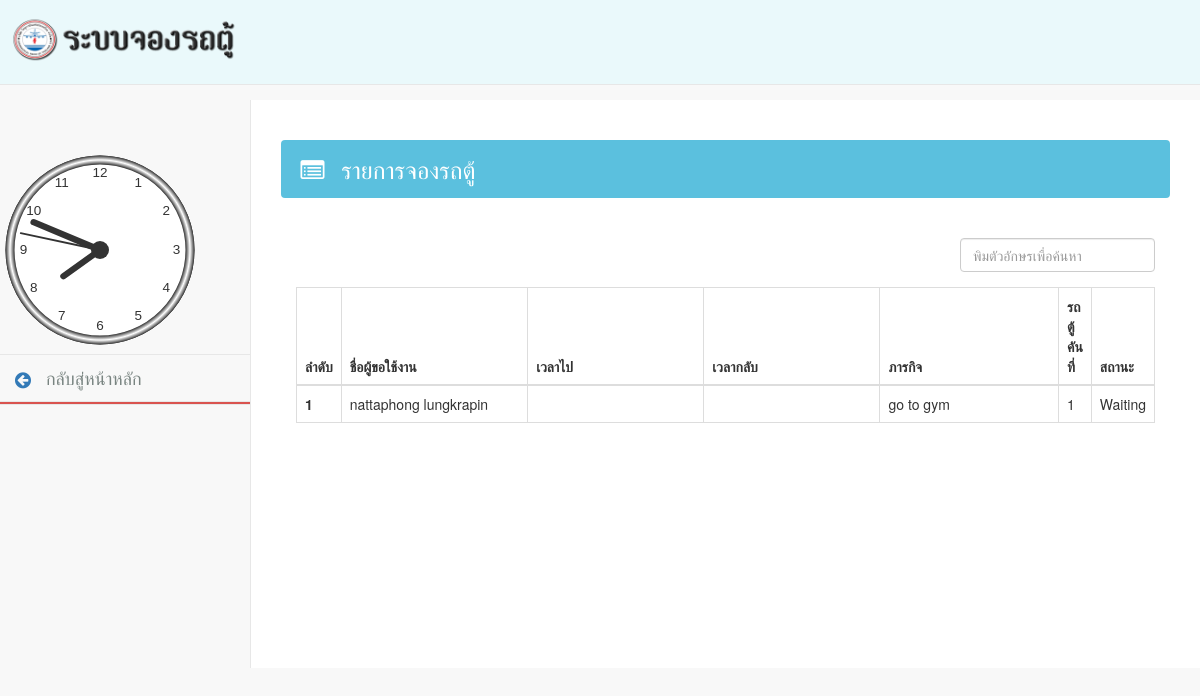
Page /checkRequest.php on the earlier database version.
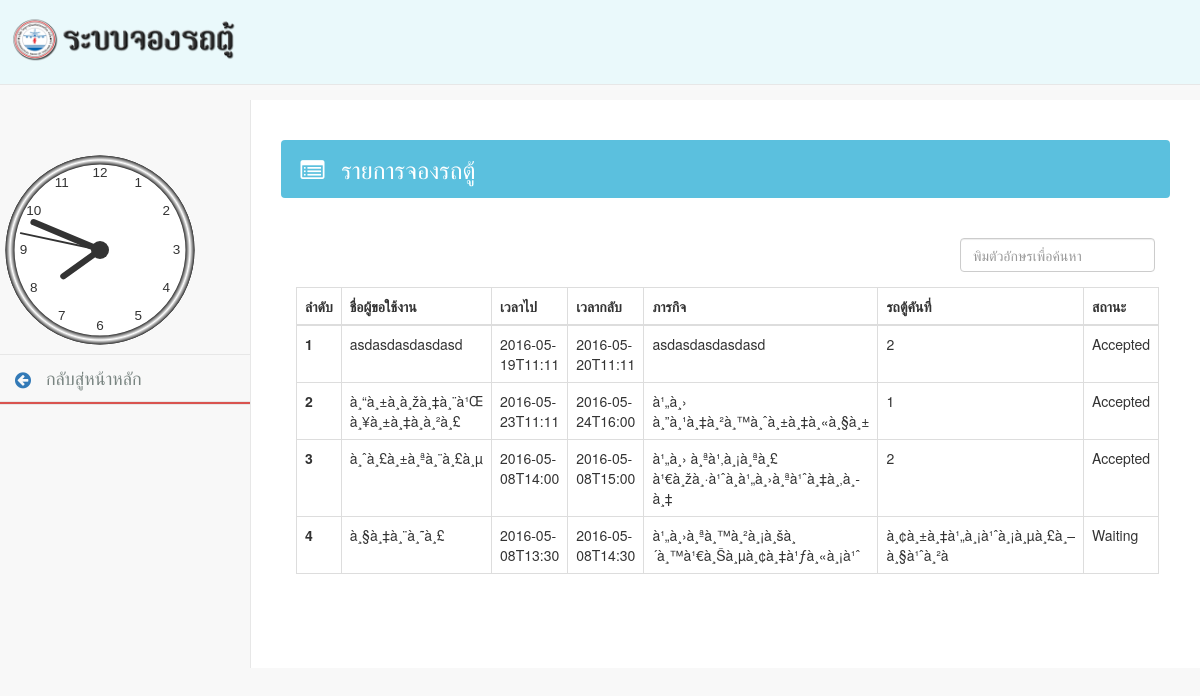
Same page on the later database version.
### tables this page shows
CREATE TABLE `request` (
  `id` int(7) NOT NULL,
  `name` varchar(200) NOT NULL,
  `go` varchar(40) NOT NULL,
  `back` varchar(40) NOT NULL,
  `task` varchar(200) NOT NULL,
  `vanNum` varchar(40) NOT NULL,
  `status` varchar(10) NOT NULL
);

### checkRequest.php (the view, shortened to what this page needs)
<!DOCTYPE html>
<html lang="en">
<head>
    <link href="css/bootstrap.min.css" rel="stylesheet">
    <link href="css/search.css" rel="stylesheet">
    <link href="js/locales/search.js" rel="stylesheet">
    <link href="css/logo-nav.css" rel="stylesheet">
    <link href="css/sb-admin-2.css" rel="stylesheet">
    <link href="css/style.css" rel="stylesheet">
    <link rel="stylesheet" href="https://maxcdn.bootstrapcdn.com/font-awesome/4.5.0/css/font-awesome.min.css">
    <?php
    include 'connectDB.php';
    $result = $mysqli->query("SELECT * FROM `request`");
    ?>
</head>
<body>
<div id="wrapper">
    <nav class="navbar navbar-default navbar-fixed-top" role="navigation" style="margin-bottom: 0">
        <div class="navbar-header">
            <?php
            if  ($_SESSION["user_id"] == null){
                echo '<a class="navbar-brand" href="index.php">';}
            ?>
            <img src = "image/band.png" width="250" height="50" >
        </div>
        <ul class="nav navbar-top-links navbar-center">
        </ul>
        <div class="navbar-default sidebar" role="navigation">
            <div class="sidebar-nav navbar-collapse">
                <ul class="nav" id="side-menu">
                    <li >
                        <?php include 'clock.php'?>
                    </li>
                    <li>
                        <a href="index.php"><i class="fa fa-arrow-circle-left fa-lg"></i><font color="#798481" size="4"> &nbsp; กลับสู่หน้าหลัก</a></font>
                    </li>
                    <li class="btn-danger divider" style="height:3px;"></li>
                    <br>
                </ul>
            </div>
        </div>
    </nav>
</div>
<div id="page-wrapper">
    <div class="row">
        <div class="col-lg-12">
            <h3 class="page-header alert btn-info"><i class="fa fa-list-alt fa-fw"></i>&nbsp; รายการจองรถตู้</h3>
        </div>
    </div>
    <div class="col-lg-12">
        <div class="form-group pull-right">
            <input type="text" class="search form-control" placeholder="พิมตัวอักษรเพื่อค้นหา">
        </div>
        <span class="counter pull-right"></span>
        <table class="table table-hover table-bordered results">
            <thead>
            <tr>
                <th>ลำดับ</th>
                <th class="col-md-3 col-xs-3">ชื่อผู้ขอใช้งาน</th>
                <th class="col-md-3 col-xs-3">เวลาไป</th>
                <th class="col-md-3 col-xs-3">เวลากลับ</th>
                <th class="col-md-5 col-xs-5">ภารกิจ</th>
                <th class="col-md-3 col-xs-3">รถตู้คันที่</th>
                <th class="col-md-2 col-xs-2">สถานะ</th>
            </tr>
            </thead>
            <tbody class="searchable">
            <?php
            $no =1;
            while ( $row = $result->fetch_assoc()) {
                echo
                "<tr>
                    <th>{$no}</th>
                    <td>{$row['name']}</td>
                    <td>{$row['go']}</td>
                    <td>{$row['back']}</td>
                    <td>{$row['task']}</td>
                    <td>{$row['vanNum']}</td>
                    <td>{$row['status']}</td>
                    </tr>";
                $no += 1;
            }
            ?>
            </tbody>
        </table>
    </div>
</div>
</body>
</html>

Differences in the rows shown:
removed request: name "nattaphong lungkrapin", task "go to gym", vanNum "1", status "Waiting"
added request: name "asdasdasdasdasd", go "2016-05-19T11:11", back "2016-05-20T11:11", task "asdasdasdasdasd", vanNum "2", status "Accepted"
added request: name "à¸“à¸±à¸à¸žà¸‡à¸¨à¹Œ à¸¥à¸±à¸‡à¸à¸²à¸£", go "2016-05-23T11:11", back "2016-05-24T16:00", task "à¹„à¸› à¸”à¸¹à¸‡à¸²à¸™à¸ˆà¸±à¸‡à¸«à¸§à¸±", vanNum "1", status "Accepted"
added request: name "à¸ˆà¸£à¸±à¸ªà¸¨à¸£à¸µ", go "2016-05-08T14:00", back "2016-05-08T15:00", task "à¹„à¸› à¸ªà¹‚à¸¡à¸ªà¸£ à¹€à¸žà¸·à¹ˆà¸­à¹„à¸›à¸ªà¹ˆà¸‡à¸‚à¸­à¸‡", vanNum "2", status "Accepted"
added request: name "à¸§à¸‡à¸¨à¸˜à¸£", go "2016-05-08T13:30", back "2016-05-08T14:30", task "à¹„à¸›à¸ªà¸™à¸²à¸¡à¸šà¸´à¸™à¹€à¸Šà¸µà¸¢à¸‡à¹ƒà¸«à¸¡à¹ˆ", vanNum "à¸¢à¸±à¸‡à¹„à¸¡à¹ˆà¸¡à¸µà¸£à¸–à¸§à¹ˆà¸²à", status "Waiting"
